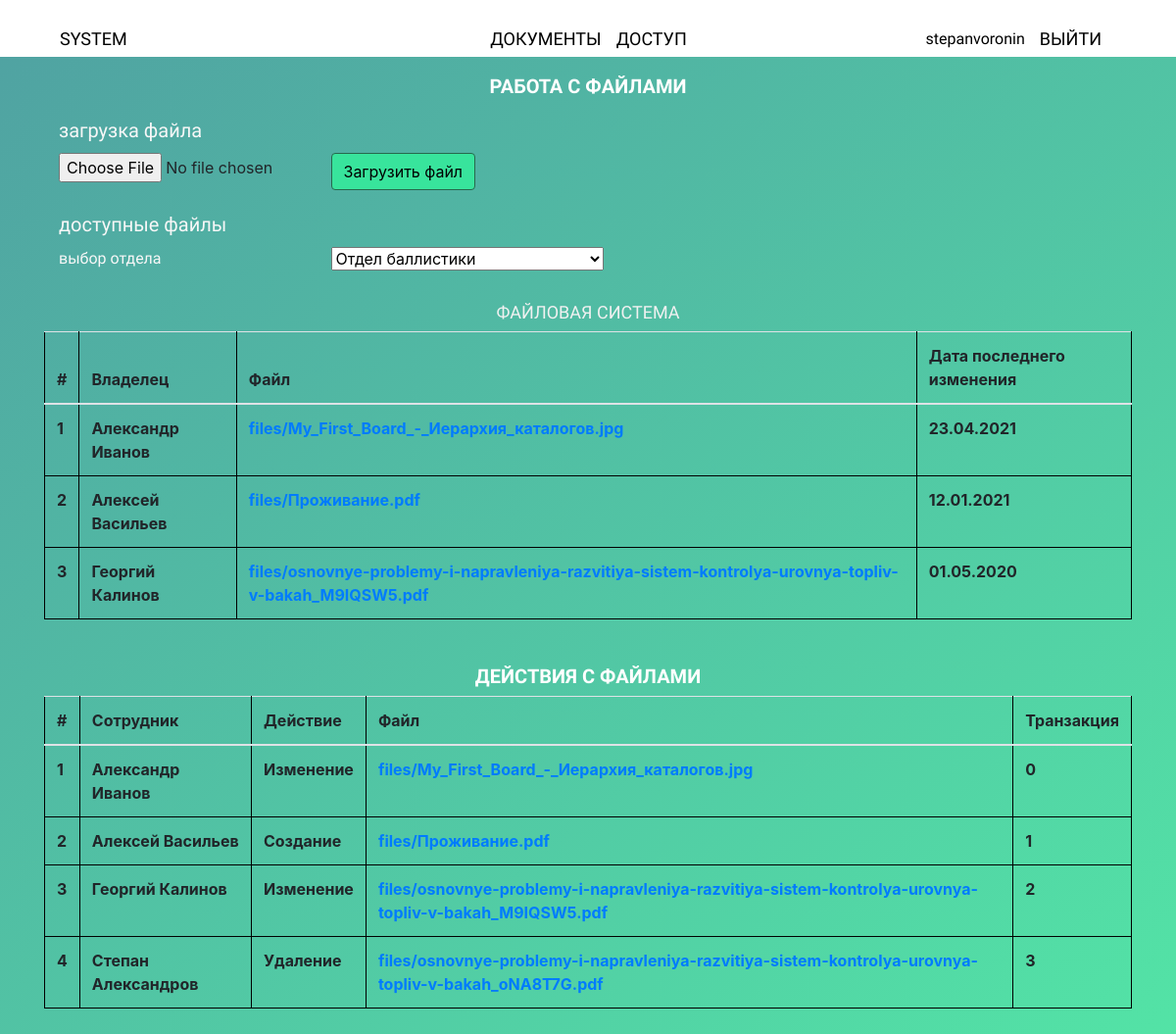
The app's page /workspace/documents/ (signed in) with its own data.
### workspace/models.py (models this page shows, shortened)
class Documents(models.Model):
    created_by = models.ForeignKey(settings.AUTH_USER_MODEL, on_delete=models.CASCADE)
    file = models.FileField(upload_to='files')
    filename = models.CharField(max_length = 100, default = None)
    permission = models.IntegerField(default=0)
    size = models.IntegerField(default=0)

### workspace/views.py (the view, shortened to what this page needs)
# urls.py: path('documents/', views.documentView, name='documents'),
def documentView(request):
    user = request.user
    email = user.email
    usname = user.username
    f_name = user.first_name
    l_name = user.last_name
    temp_doc = Documents.objects.all()
    docs = [
        (temp_doc[0].file, 'Александр Иванов', '23.04.2021', '0', 'Изменение'),
        (temp_doc[1].file, 'Алексей Васильев', '12.01.2021', '1', 'Создание'),
        (temp_doc[2].file, 'Георгий Калинов', '01.05.2020', '2', 'Изменение'),
        (temp_doc[3].file, 'Степан Александров', '19.08.2021', '3', 'Удаление'),
    ]
    top_docs = docs[:-1]
    context = {
        'username': usname,
        'email': email,
        'f_name': f_name,
        'l_name': l_name,
        'docs': docs,
        'top_docs': top_docs,
    }
    return render(request, 'workspace/documents.html', context=context )

### workspace/templates/workspace/documents.html (shortened to what this page needs)
{% extends "base-ws.html" %}
{% block content %}
    <div class="container">
        <h3 class='text-uppercase ws-header__text mb-2 mt-2'>Работа с файлами</h3>
        <div class='container'>
            <div class = 'row'>
                <div class = 'col-3'>
                    <p class='text-start mb-2 text-lowercase optional-text'>Загрузка файла</p>
                </div>
                <div class = 'col-6'>
                </div>
            </div>
            <form method = 'post', enctype = 'multipart/form-data'>
            <div class = 'row'>
                <div class = 'col-3'>
                    <input type='file' name='doc'>
                </div>
                <div class = 'col-6'>
                    <button type='submit' class="btn btn-primary">Загрузить файл</button>
                </div>
            </div>
            </form>
        </div>
        <div class='container'>
            <div class = 'row'>
                <div class = 'col-3'>
                    <p class='text-start mb-2 text-lowercase optional-text'>Доступные файлы</p>
                </div>
                <div class = 'col-6'>
                </div>
            </div>
            <form method = 'post', enctype = 'multipart/form-data'>
            <div class = 'row'>
                <div class = 'col-3'>
                    <p class='text-start mb-2 text-lowercase'>Выбор отдела</p>
                </div>
                <div class = 'col-6'>
                    <select class="form-select form-select-lg" aria-label="Default select example">
                        <option selected>Отдел баллистики</option>
                    </select>
                </div>
            </div>
            <div class = 'row'>
                <div class = 'mt-4' style = 'width:100%;'><h3 class='text-uppercase' style = 'text-align: center;'>Файловая система</h3></div>
                <table class="table">
                    <thead>
                        <tr>
                            <th scope="col">#</th>
                            <th scope="col">Владелец</th>
                            <th scope="col">Файл</th>
                            <th scope="col">Дата последнего изменения</th>
                        </tr>
                    </thead>
                    <tbody>
                        {% for doc, owner, dt, trans, action in top_docs %}
                        <tr>
                            <th scope='row'> {{forloop.counter}} </th>
                            <th> {{owner}} </th>
                            <th><a href='{{doc}}'>{{doc}}</a></th>
                            <th> {{dt}} </th>
                        </tr>
                        {% endfor %}
                    </tbody>
                </table>
            </div>
            </form>
        </div>
    </div>
    <div class="container">
        <h3 class='text-uppercase ws-header__text'>Действия с файлами</h3>
        <table class="table">
            <thead>
                <tr>
                    <th scope="col">#</th>
                    <th scope="col">Сотрудник</th>
                    <th scope="col">Действие</th>
                    <th scope="col">Файл</th>
                    <th scope='col'>Транзакция</th>
                </tr>
            </thead>
            <tbody>
                {% for doc, owner, dt, trans, action in docs %}
                <tr>
                    <th scope='row'> {{forloop.counter}} </th>
                    <th> {{owner}} </th>
                    <th> {{action}} </th>
                    <th> <a href='{{doc}}'>{{doc}}</a> </th>
                    <th> {{trans}} </th>
                </tr>
                {% endfor %}
            </tbody>
        </table>
    </div>
{% endblock %}

### workspace/templates/base-ws.html (shortened to what this page needs)
{% load static %}
<!DOCTYPE html>
<html lang="en">
<head>
    <link rel="stylesheet" href="https://stackpath.bootstrapcdn.com/bootstrap/4.4.1/css/bootstrap.min.css">
    <link href="{% static 'css/style.css' %}" rel="stylesheet">
</head>
<body>
    <header class="header-ws container-fluid">
        <nav class="navbar">
            <div class="container row">
                <a href="{% url "workspace:index" %}" class="navbar-brand text-uppercase navbar__text active col">System</a>
                <div class = 'col'>
                    <ul class = 'navbar-nav' style="justify-content: center;">
                        <li class = 'nav-item'>
                            <a href = "{% url "workspace:documents" %}" class='nav-link text-uppercase navbar__text'>Документы</a>
                        </li>
                        <li class = 'nav-item'>
                            <a href = "{% url "workspace:access" %}" class='nav-link text-uppercase navbar__text'>Доступ</a>
                        </li>
                    </ul>
                </div>
                <div class = 'col'>
                    <ul class="navbar-nav" style="justify-content: flex-end;">
                        <li class="nav-item">
                            <a href="{% url "account:edit" %}" class="nav-link text-lowercase navbar__text">{{username}}</a>
                        </li>
                        <li class="nav-item">
                            {% url 'account:logout_page' as url_logout_page %}
                            <a href="{{url_logout_page}}" class="nav-link text-uppercase navbar__text">Выйти</a>
                        </li>
                    </ul>
                </div>
            </div>
        </nav>
    </header>
    <section class="content content-ws container-fluid">
        {% block content %}
        {% endblock %}
    </section>
</body>
</html>

### static/css/style.css (style rules this page uses)
th { border: 1px solid black; }
tr { border: 1px solid black; }
.btn-primary { background-color: #38e49c; border-color: #27684d; color: #000; }
.text-uppercase { color: #f1f1f1; font-family: 'Exo', sans-serif; font-size: 18px; font-weight: 400; text-transform: uppercase; text-decoration: none; }
.text-lowercase { color: #f7f7f7; font-family: 'Exo', sans-serif; font-size: 16px; font-weight: 300; text-transform: lowercase; text-decoration: none; }
.optional-text { font-size: 20px; }
* { box-sizing: border-box; margin: 0; padding: 0; }
.navbar__text { color:#000000; }
.ws-header__text { color: #ffffff!important; font-family: 'Exo', sans-serif; font-size: 20px; font-weight: 600; text-align: center; }
.content-ws { background: #50a3a2; background: -webkit-linear-gradient(top left, #50a3a2 0%, #53e3a6 100%); background: -moz-linear-gradient(top left, #50a3a2 0%, #53e3a6 100%); background: -o-linear-gradient(top left, #50a3a2 0%, #53e3a6 100%); background: linear-gradient(to bottom right, #50a3a2 0%, #53e3a6 100%); width: 100%; height: 100%; }
.header-ws { display: block; box-sizing: border-box; width: 100%; height: 58px; }
.navbar { transition: all 0.4s; position: relative; display: -ms-flexbox; display: flex; -ms-flex-wrap: wrap; flex-wrap: wrap; -ms-flex-align: center; align-items: center; -ms-flex-pack: justify; justify-content: space-between; padding: .5rem 1rem; top: 0; right: 0; left: 0; z-index: 1030; }
.navbar>.container { display: -ms-flexbox; display: flex; -ms-flex-wrap: nowrap; flex-wrap: wrap; flex-direction: row; -ms-flex-align: center; align-items: center; -ms-flex-pack: justify; justify-content: space-between; }
.container { width: 100%; padding: 10px 15px 10px 15px; margin-right: auto; margin-left: auto; }
.navbar-nav { display: -ms-flexbox; display: flex; -ms-flex-wrap: nowrap; flex-wrap: wrap; flex-direction: row; -ms-flex-align: center; align-items: center; -ms-flex-pack: justify; }
.nav-item { padding: 0 15px 0 0; }

### records on screen
Documents: top_docs "files/My_First_Board_-_Иерархия_каталогов.jpg", docs "files/My_First_Board_-_Иерархия_каталогов.jpg"
Documents: top_docs "files/Проживание.pdf", docs "files/Проживание.pdf"
Documents: top_docs "files/osnovnye-problemy-i-napravleniya-razvitiya-sistem-kontrolya-urovnya-topliv-v-bakah_M9IQSW5.pdf", docs "files/osnovnye-problemy-i-napravleniya-razvitiya-sistem-kontrolya-urovnya-topliv-v-bakah_M9IQSW5.pdf"
Documents: docs "files/osnovnye-problemy-i-napravleniya-razvitiya-sistem-kontrolya-urovnya-topliv-v-bakah_oNA8T7G.pdf"

### other values on screen
{{ username }} "stepanvoronin"
{{ owner }} "Александр Иванов" "Алексей Васильев" "Георгий Калинов"
{{ dt }} "23.04.2021" "12.01.2021" "01.05.2020"
{{ owner }} "Александр Иванов" "Алексей Васильев" "Георгий Калинов" "Степан Александров"
{{ action }} "Изменение" "Создание" "Изменение" "Удаление"
{{ trans }} "0" "1" "2" "3"
